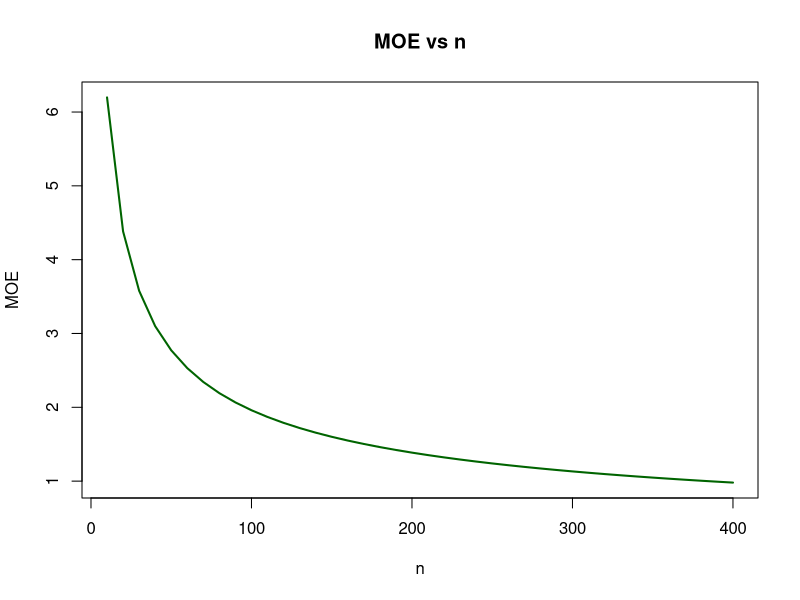
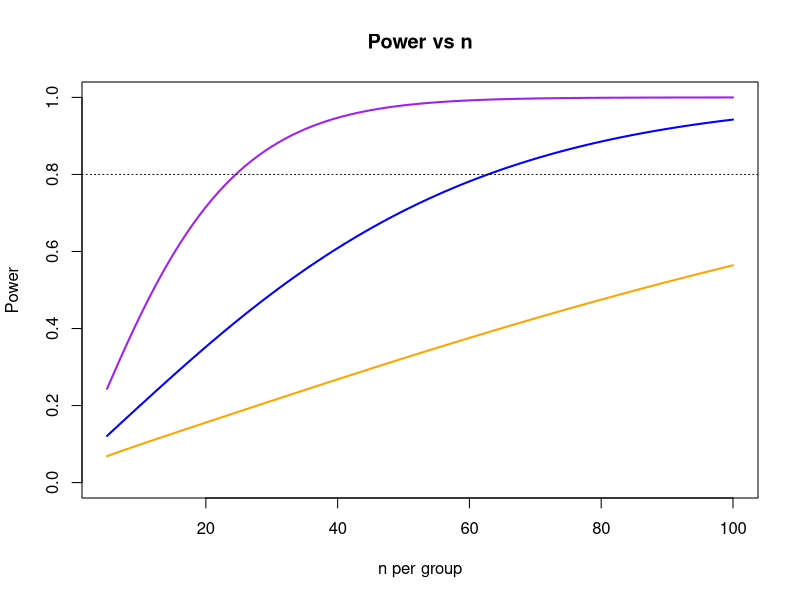

Write the R code that produced these figures, in order.
# Margin of error and power sketch
sigma<-10; n_seq<-seq(10,400,10); MOE<-1.96*sigma/sqrt(n_seq)
plot(n_seq, MOE, type="l", lwd=2, col="darkgreen", main="MOE vs n", xlab="n", ylab="MOE")

power_two <- function(n,d,alpha=.05){ se<-sqrt(2/n); z<-qnorm(1-alpha/2); pnorm((abs(d)/se)-z) }
n_grid<-5:100
plot(n_grid, sapply(n_grid, power_two, d=.3), type="l", lwd=2, col="orange", ylim=c(0,1),
     xlab="n per group", ylab="Power", main="Power vs n"); 
lines(n_grid, sapply(n_grid, power_two, d=.5), col="blue", lwd=2)
lines(n_grid, sapply(n_grid, power_two, d=.8), col="purple", lwd=2); abline(h=.8, lty=3)
